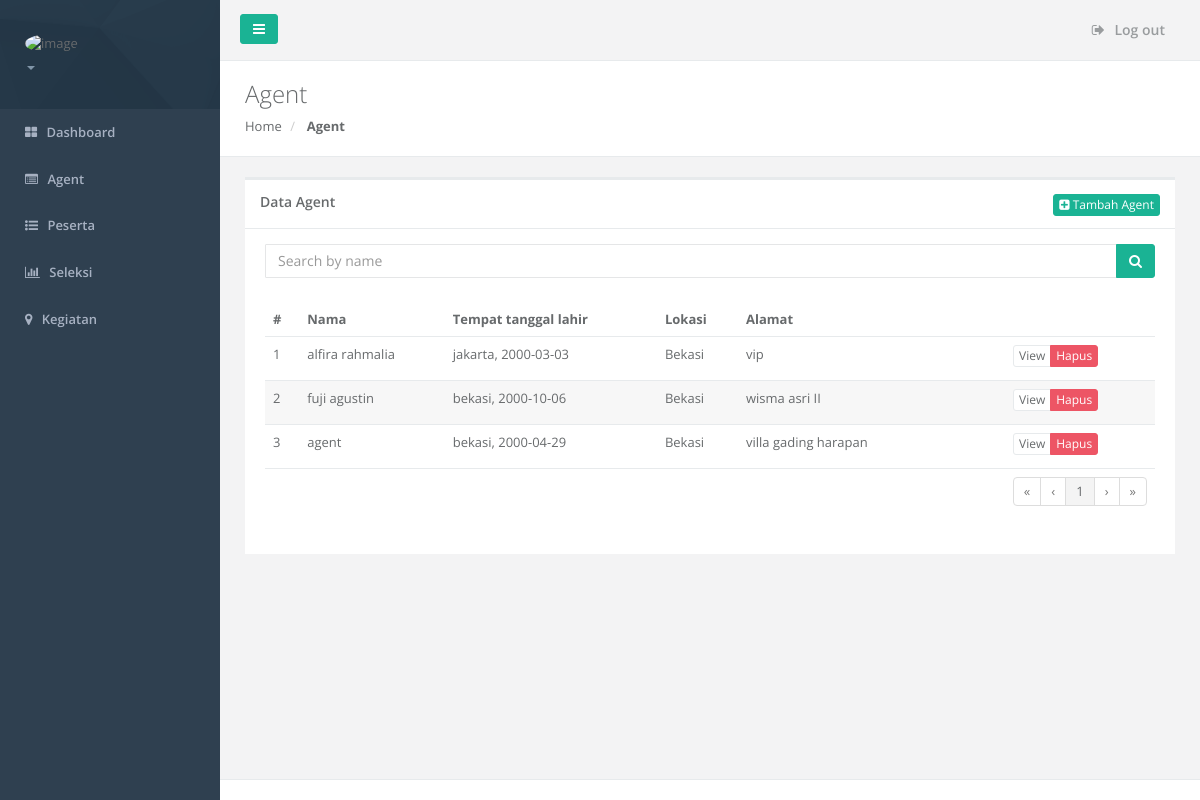
The app's page /SiteManager/agent.php?kode=001 with its own data.
### tables this page shows
CREATE TABLE IF NOT EXISTS `tbl_agent` (
  `kode_agent` varchar(50) NOT NULL,
  `nama_depan` varchar(50) NOT NULL,
  `nama_belakang` varchar(50) DEFAULT NULL,
  `jenis_kelamin` varchar(15) NOT NULL,
  `tempat_lahir` varchar(50) DEFAULT NULL,
  `tgl_lahir` date NOT NULL,
  `pekerjaan` varchar(50) DEFAULT NULL,
  `alamat` varchar(250) NOT NULL,
  `kode_provinsi` varchar(50) DEFAULT NULL,
  `kode_kabupaten` varchar(50) DEFAULT NULL,
  `kode_kecamatan` varchar(50) DEFAULT NULL,
  `telp` varchar(15) DEFAULT NULL,
  `email` varchar(50) DEFAULT NULL,
  `foto` varchar(255) DEFAULT NULL,
  `kode_lokasi` varchar(50) NOT NULL,
  `user_id` varchar(50) DEFAULT NULL,
  PRIMARY KEY (`kode_agent`)
);

CREATE TABLE IF NOT EXISTS `tbl_lokasi` (
  `kode_lokasi` varchar(50) NOT NULL,
  `nama_lokasi` varchar(50) NOT NULL,
  `kode_provinsi` varchar(50) NOT NULL,
  `kode_kabupaten` varchar(50) NOT NULL,
  `gambar` varchar(255) NOT NULL,
  `kode_kecamatan` varchar(50) NOT NULL,
  PRIMARY KEY (`kode_lokasi`)
);

### SiteManager/agent.php (the view, shortened to what this page needs)
<?php
    include('../koneksi.php');
    $kode_lokasi = $_GET['kode'];
    $query = mysqli_query($conn,"SELECT * FROM tbl_agent as a inner join tbl_lokasi as b on a.kode_lokasi = b.kode_lokasi where a.kode_lokasi='$kode_lokasi'");
?>
<!DOCTYPE html>
<html>
<head>
    <link href="../css/bootstrap.min.css" rel="stylesheet" />
    <link href="../font-awesome/css/font-awesome.css" rel="stylesheet" />
    <link href="../css/plugins/footable/footable.core.css" rel="stylesheet" />
    <link href="../css/animate.css" rel="stylesheet" />
    <link href="../css/style.css" rel="stylesheet" />
    <link href="../css/plugins/sweetalert/sweetalert.css" rel="stylesheet" />
</head>
<body>
<div id="wrapper">
    <?php
        include('b.php');
    ?>
        <div class="row wrapper border-bottom white-bg page-heading">
            <div class="col-lg-10">
                <h2>Agent</h2>
                <ol class="breadcrumb">
                    <li>
                        <a href="dashboard.php?kode=<?php echo $kode_lokasi ?>">Home</a>
                    </li>
                    <li class="active">
                        <strong>Agent</strong>
                    </li>
                </ol>
            </div>
        </div>
        <div class="wrapper wrapper-content animated fadeInRight">
            <div class="row">
                <div class="col-lg-12">
                    <div class="ibox float-e-margins">
                        <div class="ibox-title">
                            <h5>Data Agent</h5>
                            <div class="ibox-tools">
                                <a href="Addagent.php?kode=<?php echo $kode_lokasi ?>" class="btn btn-primary btn-xs"><span class="fa fa-plus-square"> </span> Tambah Agent</a>
                            </div>
                        </div>
                        <div class="ibox-content">
                            <div class="row">
                                <div class="col-lg-12">
                                    <div class="input-group"><input type="text" class="form-control" id="txt_search" placeholder="Search by name"  />
                                        <span class="input-group-btn"><button type="button" class="btn btn-primary" onclick="search();" ><i class="fa fa-search"></i></button> </span>
                                    </div>
                                </div>
                            </div><br />
                            <table class="footable table table-stripped" data-page-size="10" id="table" style="border-top:none">
                                <thead>
                                    <tr>
                                        <td><b>#</b></td>
                                        <td><b>Nama</b></td>
                                        <td><b>Tempat tanggal lahir</b></td>
                                        <td><b>Lokasi</b></td>
                                        <td style="width:30%;"><b>Alamat</b></td>
                                        <td style="width:150px;"></td>
                                    </tr>
                                </thead>
                                <tbody>
                                    <?php $i = 0;
                                      while ($row = mysqli_fetch_array($query)) {
                                        $i++;
                                        echo "<tr>";
                                        echo "<td>".$i."</td>";
                                        echo "<td>".$row['nama_depan'].' '.$row['nama_belakang']."</td>";
                                        echo "<td>".$row['tempat_lahir'].', '.$row['tgl_lahir']."</td>";
                                        echo "<td>".$row['nama_lokasi']."</td>";
                                        echo "<td>".$row['alamat']."</td>";
                                        echo "<td>".
                                            "<div class='btn-group'>
                                                <a href='profilAgent.php?id=".$row['kode_agent']."&kode=".$kode_lokasi."' class='btn btn-white btn-xs width=60px'>View</a>
                                                <button class='btn btn-danger btn-xs btn-del' name='hapus' value='".$row['kode_agent']."'>Hapus</button>
                                            </div>"
                                            ."</td>";
                                        echo "</tr>";
                                      }
                                    ?>
                                </tbody>
                                <tfoot>
                                <tr>
                                    <td colspan="6">
                                        <ul class="pagination pull-right"></ul>
                                    </td>
                                </tr>
                                </tfoot>
                            </table>
                        </div>
                    </div>
                </div>
            </div>
        </div>
        <div class="footer">
        </div>
        </div>
        </div>
</body>
</html>

### records on screen
tbl_agent: nama_depan "alfira", nama_belakang "rahmalia", tempat_lahir "jakarta", tgl_lahir "2000-03-03", kode_lokasi.nama_lokasi "Bekasi", alamat "vip"
tbl_agent: nama_depan "fuji", nama_belakang "agustin", tempat_lahir "bekasi", tgl_lahir "2000-10-06", kode_lokasi.nama_lokasi "Bekasi", alamat "wisma asri II"
tbl_agent: nama_depan "agent", tempat_lahir "bekasi", tgl_lahir "2000-04-29", kode_lokasi.nama_lokasi "Bekasi", alamat "villa gading harapan"
